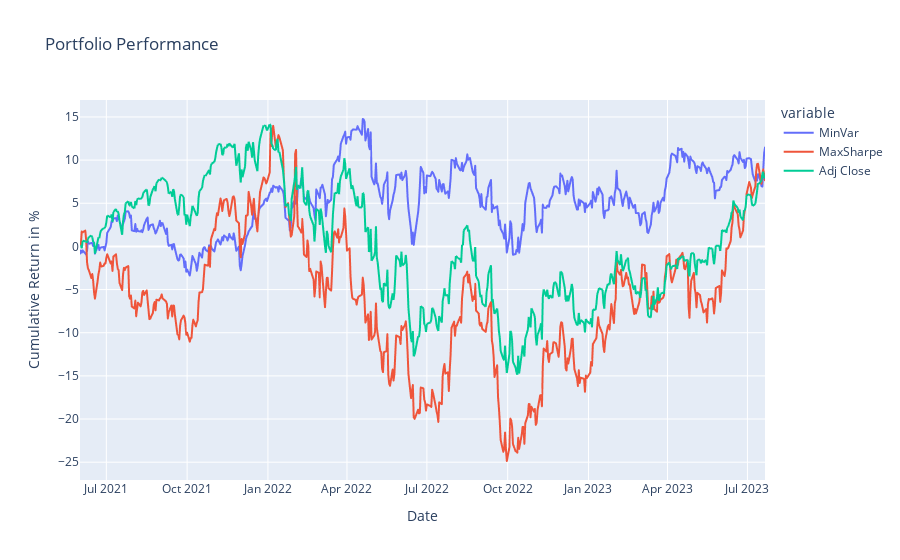

Write notebook code for a chart like this one.
### Code cell
back = pd.DataFrame({'MinVar':ret_1, 'MaxSharpe':ret_2})
back = pd.concat([back, ind_ret], join='outer', axis=1)
back.drop(back.tail(1).index, inplace=True)

back.interpolate(method='linear', inplace=True)

fig = px.line(back, x=back.index, y=back.columns, title='Portfolio Performance')
fig.update_xaxes(title_text='Date')
fig.update_yaxes(title_text='Cumulative Return in %')

fig.show()

### Figure 1 — Plotly figure (JSON) as saved in the notebook; plotly's stock layout.template omitted (floating-point values rounded to 4 significant figures; data arrays with more than 128 entries replaced by an {"elided": "..."} marker saying what was removed)
{"data": [{"hovertemplate": "variable=MinVar<br>Date=%{x}<br>value=%{y}<extra></extra>", "legendgroup": "MinVar", "line": {"color": "#636efa", "dash": "solid"}, "marker": {"symbol": "circle"}, "mode": "lines", "name": "MinVar", "showlegend": true, "type": "scattergl", "x": {"elided": "539 str values"}, "xaxis": "x", "y": {"elided": "539 float values"}, "yaxis": "y"}, {"hovertemplate": "variable=MaxSharpe<br>Date=%{x}<br>value=%{y}<extra></extra>", "legendgroup": "MaxSharpe", "line": {"color": "#EF553B", "dash": "solid"}, "marker": {"symbol": "circle"}, "mode": "lines", "name": "MaxSharpe", "showlegend": true, "type": "scattergl", "x": {"elided": "539 str values"}, "xaxis": "x", "y": {"elided": "539 float values"}, "yaxis": "y"}, {"hovertemplate": "variable=Adj Close<br>Date=%{x}<br>value=%{y}<extra></extra>", "legendgroup": "Adj Close", "line": {"color": "#00cc96", "dash": "solid"}, "marker": {"symbol": "circle"}, "mode": "lines", "name": "Adj Close", "showlegend": true, "type": "scattergl", "x": {"elided": "539 str values"}, "xaxis": "x", "y": {"elided": "539 float values"}, "yaxis": "y"}], "layout": {"autosize": true, "legend": {"title": {"text": "variable"}, "tracegroupgap": 0}, "title": {"text": "Portfolio Performance"}, "xaxis": {"anchor": "y", "autorange": true, "domain": [0, 1], "range": ["2021-06-01", "2023-07-21"], "title": {"text": "Date"}, "type": "date"}, "yaxis": {"anchor": "x", "autorange": true, "domain": [0, 1], "range": [-27.06, 16.96], "title": {"text": "Cumulative Return in %"}, "type": "linear"}}}
